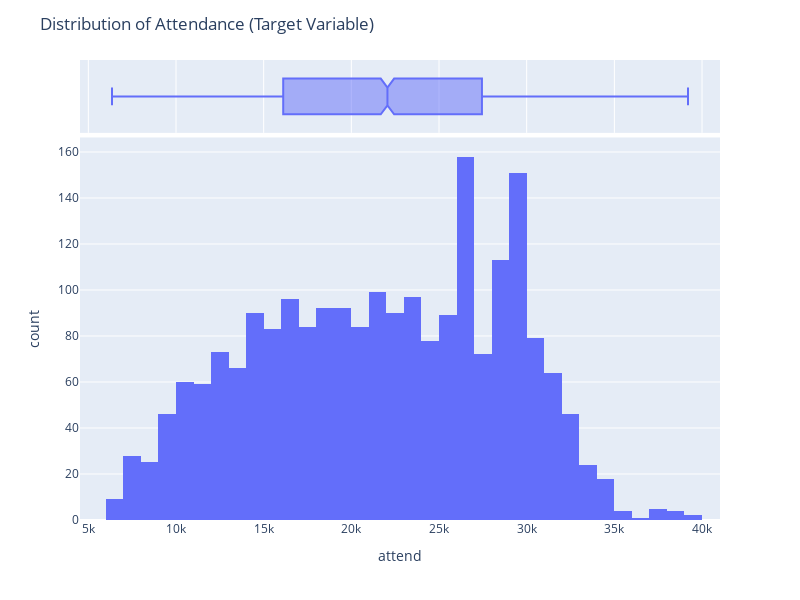

The code cell stored with this chart in its notebook:
### Markdown cell above
### 2.1. Distributions & Correlations

### Code cell
fig = px.histogram(construction_df, x="attend", marginal = "box")
fig.update_layout(title = "Distribution of Attendance (Target Variable)",width=800,height= 600)
fig.show()

### Figure 1 — Plotly figure (JSON) as saved in the notebook; plotly's stock layout.template omitted (floating-point values rounded to 4 significant figures; data arrays with more than 128 entries replaced by an {"elided": "..."} marker saying what was removed)
{"data": [{"alignmentgroup": "True", "bingroup": "x", "hovertemplate": "attend=%{x}<br>count=%{y}<extra></extra>", "legendgroup": "", "marker": {"color": "#636efa", "pattern": {"shape": ""}}, "name": "", "offsetgroup": "", "orientation": "v", "showlegend": false, "type": "histogram", "x": {"elided": "2181 int values"}, "xaxis": "x", "yaxis": "y"}, {"alignmentgroup": "True", "hovertemplate": "attend=%{x}<extra></extra>", "legendgroup": "", "marker": {"color": "#636efa"}, "name": "", "notched": true, "offsetgroup": "", "showlegend": false, "type": "box", "x": {"elided": "2181 int values"}, "xaxis": "x2", "yaxis": "y2"}], "layout": {"barmode": "relative", "height": 600, "legend": {"tracegroupgap": 0}, "margin": {"t": 60}, "title": {"text": "Distribution of Attendance (Target Variable)"}, "width": 800, "xaxis": {"anchor": "y", "domain": [0, 1], "title": {"text": "attend"}}, "xaxis2": {"anchor": "y2", "domain": [0, 1], "matches": "x", "showgrid": true, "showticklabels": false}, "yaxis": {"anchor": "x", "domain": [0, 0.8316], "title": {"text": "count"}}, "yaxis2": {"anchor": "x2", "domain": [0.8416, 1], "matches": "y2", "showgrid": false, "showline": false, "showticklabels": false, "ticks": ""}}}
